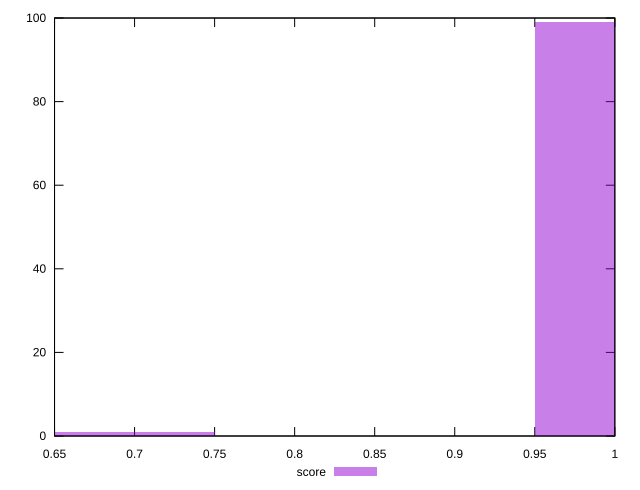

Write gnuplot code to recreate this figure.
reset

$score <<EOF
0.7000000000000001 1
1 99
EOF

set key outside below
set boxwidth 0.1
set xrange [0.65:1]
set yrange [0:100]
set trange [0:100]
set style fill transparent solid 0.5 noborder
set terminal svg size 640, 490 enhanced background rgb 'white'
set output "reports/report_00032_2021-02-25T10-28-15.087Z/estimated-input-latency/samples/music/score/histogram.svg"

plot $score title "score" with boxes

reset
